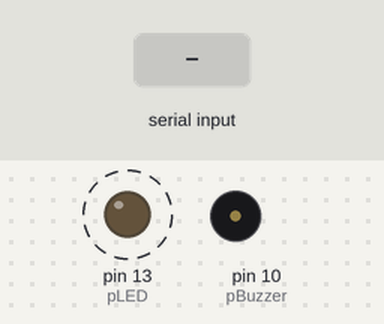
This sketch was run on a simulated Arduino Uno, built with avr-gcc and run on an emulated ATmega328P. Shown: output pins drawn as LEDs (lit = HIGH), buzzer (waves = sounding). Dashed ring = blinking. The test bench sets the inputs (shaded band).

Above: at 2.9 s.
3.0 s: "1" received over the second serial link
At 3.9 s:
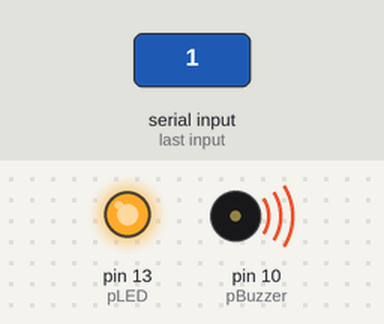
At 4.5 s:
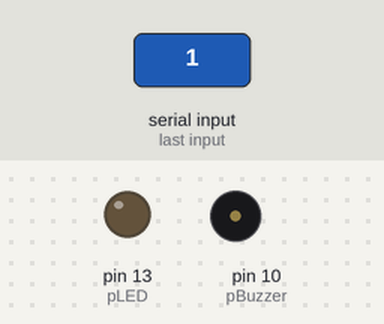
Timing chart, 0 to 13.2 s (numbered marks = the images above; inputs shaded):
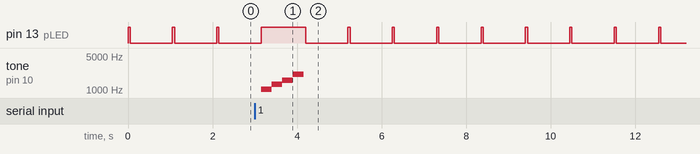

Measured:
- after the input at 3.0 s, tone on pin 10 (pBuzzer): plays 1047 Hz for 0.25 s, 1319 Hz for 0.25 s, 1568 Hz for 0.25 s, 2093 Hz for 0.25 s, starting after 0.15 s
- by itself, pin 13 (pLED): repeats every 1.1 s: LOW 1.0 s, HIGH 0.05 s

The sketch:

CarProximity.ino
```cpp
/**********************************
Car Proximity v2
by Bithead942

Arduino Pins
2 - Xbee TX
3 - Xbee RX
10 - Piezoelectric buzzer
13 - LED

Requires:
Arduino Fio
1 Xbee Pro XCS
1 Piezoelectric Buzzer
1 LED


**********************************/

//#define DEBUG;
#include <SoftwareSerial.h>;
#include "pitches.h"

int pLED = 13;
int pBuzzer = 10;
int inBytes, i;
// SoftSerial RX: connect Arduino digitial 2 to the TX of of usb-serial device.
uint8_t ssRX = 0;
// SoftSerial TX: connect Arduino digital 3 to RX of usb-serial device
uint8_t ssTX = 1;

SoftwareSerial xbee(ssRX, ssTX);

void setup() {
  pinMode(pLED, OUTPUT);
  pinMode(pBuzzer, OUTPUT);

  #ifdef DEBUG
      Serial.begin(9600);
  #endif

  // start XBee communication
  xbee.begin(9600);
}

void loop() {
   #ifdef DEBUG
      Serial.print("Checking --> ");
   #endif
   xbee.listen();
   inBytes = xbee.available();
   if (inBytes > 0) {
       for (i=0; i<=(inBytes - 1); i++)
          {
          xbee.print(xbee.read());
          }
       digitalWrite(pLED, HIGH);
       MakeSound();
       #ifdef DEBUG
          Serial.println("Received Packet");
       #endif

   }
   else {
       digitalWrite(pLED, HIGH);
       delay(50);
       digitalWrite(pLED, LOW);
       #ifdef DEBUG
          Serial.println("No Packet");
       #endif
       delay(1000);
   }
   //delay(1000);
}

void MakeSound() {
   tone(pBuzzer, NOTE_C6);
   delay(250);
   noTone(pBuzzer);
   tone(pBuzzer, NOTE_E6);
   delay(250);
   noTone(pBuzzer);
   tone(pBuzzer, NOTE_G6);
   delay(250);
   noTone(pBuzzer);
   tone(pBuzzer, NOTE_C7);
   delay(250);
   noTone(pBuzzer);
}
```

pitches.h
```cpp
/*************************************************
  * Public Constants
  *************************************************/

#define NOTE_B0  31
 #define NOTE_C1  33
 #define NOTE_CS1 35
 #define NOTE_D1  37
 #define NOTE_DS1 39
 #define NOTE_E1  41
 #define NOTE_F1  44
 #define NOTE_FS1 46
 #define NOTE_G1  49
 #define NOTE_GS1 52
 #define NOTE_A1  55
 #define NOTE_AS1 58
 #define NOTE_B1  62
 #define NOTE_C2  65
 #define NOTE_CS2 69
 #define NOTE_D2  73
 #define NOTE_DS2 78
 #define NOTE_E2  82
 #define NOTE_F2  87
 #define NOTE_FS2 93
 #define NOTE_G2  98
 #define NOTE_GS2 104
 #define NOTE_A2  110
 #define NOTE_AS2 117
 #define NOTE_B2  123
 #define NOTE_C3  131
 #define NOTE_CS3 139
 #define NOTE_D3  147
 #define NOTE_DS3 156
 #define NOTE_E3  165
 #define NOTE_F3  175
 #define NOTE_FS3 185
 #define NOTE_G3  196
 #define NOTE_GS3 208
 #define NOTE_A3  220
 #define NOTE_AS3 233
 #define NOTE_B3  247
 #define NOTE_C4  262
 #define NOTE_CS4 277
 #define NOTE_D4  294
 #define NOTE_DS4 311
 #define NOTE_E4  330
 #define NOTE_F4  349
 #define NOTE_FS4 370
 #define NOTE_G4  392
 #define NOTE_GS4 415
 #define NOTE_A4  440
 #define NOTE_AS4 466
 #define NOTE_B4  494
 #define NOTE_C5  523
 #define NOTE_CS5 554
 #define NOTE_D5  587
 #define NOTE_DS5 622
 #define NOTE_E5  659
 #define NOTE_F5  698
 #define NOTE_FS5 740
 #define NOTE_G5  784
 #define NOTE_GS5 831
 #define NOTE_A5  880
 #define NOTE_AS5 932
 #define NOTE_B5  988
 #define NOTE_C6  1047
 #define NOTE_CS6 1109
 #define NOTE_D6  1175
 #define NOTE_DS6 1245
 #define NOTE_E6  1319
 #define NOTE_F6  1397
 #define NOTE_FS6 1480
 #define NOTE_G6  1568
 #define NOTE_GS6 1661
 #define NOTE_A6  1760
 #define NOTE_AS6 1865
 #define NOTE_B6  1976
 #define NOTE_C7  2093
 #define NOTE_CS7 2217
 #define NOTE_D7  2349
 #define NOTE_DS7 2489
 #define NOTE_E7  2637
 #define NOTE_F7  2794
 #define NOTE_FS7 2960
 #define NOTE_G7  3136
 #define NOTE_GS7 3322
 #define NOTE_A7  3520
 #define NOTE_AS7 3729
 #define NOTE_B7  3951
 #define NOTE_C8  4186
 #define NOTE_CS8 4435
 #define NOTE_D8  4699
 #define NOTE_DS8 4978
```
